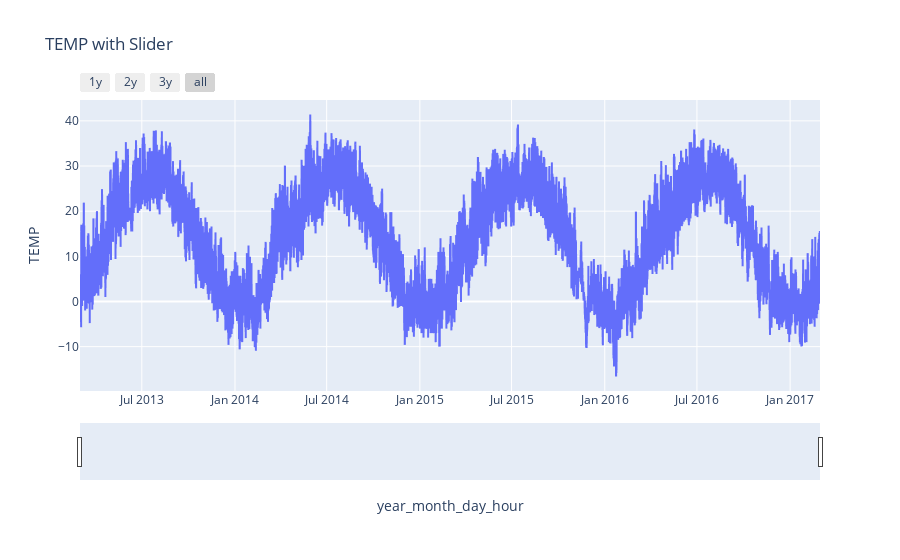

This figure's notebook cell:
### Code cell
#Visualize the Temp column 
"""
This cell uses the plotly express library to visualize the 'Temp' column in the dataframe.
"""
fig = px.line(data, x='year_month_day_hour', y='TEMP', title='TEMP with Slider')

fig.update_xaxes(
    rangeslider_visible=True,
    rangeselector=dict(
        buttons=list([
            dict(count=1, label="1y", step="year", stepmode="backward"),
            dict(count=2, label="2y", step="year", stepmode="backward"),
            dict(count=3, label="3y", step="year", stepmode="backward"),
            dict(step="all")
        ])
    )
)
fig.show()

### Figure 1 — Plotly figure (JSON) as saved in the notebook; plotly's stock layout.template omitted (floating-point values rounded to 4 significant figures; data arrays with more than 128 entries replaced by an {"elided": "..."} marker saying what was removed)
{"data": [{"hovertemplate": "year_month_day_hour=%{x}<br>TEMP=%{y}<extra></extra>", "legendgroup": "", "line": {"color": "#636efa", "dash": "solid"}, "marker": {"symbol": "circle"}, "mode": "lines", "name": "", "showlegend": false, "type": "scattergl", "x": {"elided": "35064 str values"}, "xaxis": "x", "y": {"elided": "35064 float values"}, "yaxis": "y"}], "layout": {"legend": {"tracegroupgap": 0}, "title": {"text": "TEMP with Slider"}, "xaxis": {"anchor": "y", "domain": [0, 1], "rangeselector": {"buttons": [{"count": 1, "label": "1y", "step": "year", "stepmode": "backward"}, {"count": 2, "label": "2y", "step": "year", "stepmode": "backward"}, {"count": 3, "label": "3y", "step": "year", "stepmode": "backward"}, {"step": "all"}]}, "rangeslider": {"visible": true}, "title": {"text": "year_month_day_hour"}}, "yaxis": {"anchor": "x", "domain": [0, 1], "title": {"text": "TEMP"}}}}
